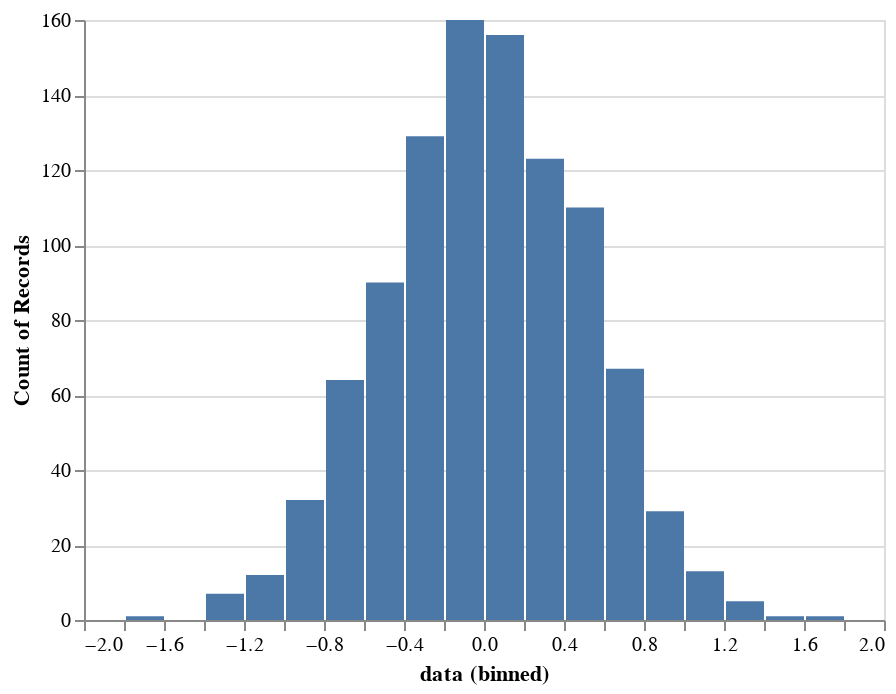

The cell this chart's notebook holds for it:
### Markdown cell above
2. Decouple data transformations from plotting
 - use data processed by ```numpy```
 - ```bokeh``` mostly follows this "decoupling" approach

### Code cell
alt_src1 = pd.DataFrame({'data': dhist.data})
alt1 = alt.Chart(alt_src1).mark_bar().encode(
    alt.X('data:Q', bin=alt.Bin(extent=[-2,2],
                                maxbins=dhist.nbins)),
    y='count()',
)
alt1

### Figure 1 — Vega-Lite specification as saved in the notebook (floating-point values rounded to 4 significant figures; data arrays with more than 128 entries replaced by an {"elided": "..."} marker saying what was removed)
{"config": {"view": {"continuousWidth": 400, "continuousHeight": 300}}, "data": {"name": "data-f06c23c87a6dc1a4380d830e135048a0"}, "mark": "bar", "encoding": {"x": {"type": "quantitative", "bin": {"extent": [-2, 2], "maxbins": 35}, "field": "data"}, "y": {"type": "quantitative", "aggregate": "count"}}, "$schema": "https://vega.github.io/schema/vega-lite/v4.8.1.json", "datasets": {"data-f06c23c87a6dc1a4380d830e135048a0": {"elided": "1000 records"}}}
